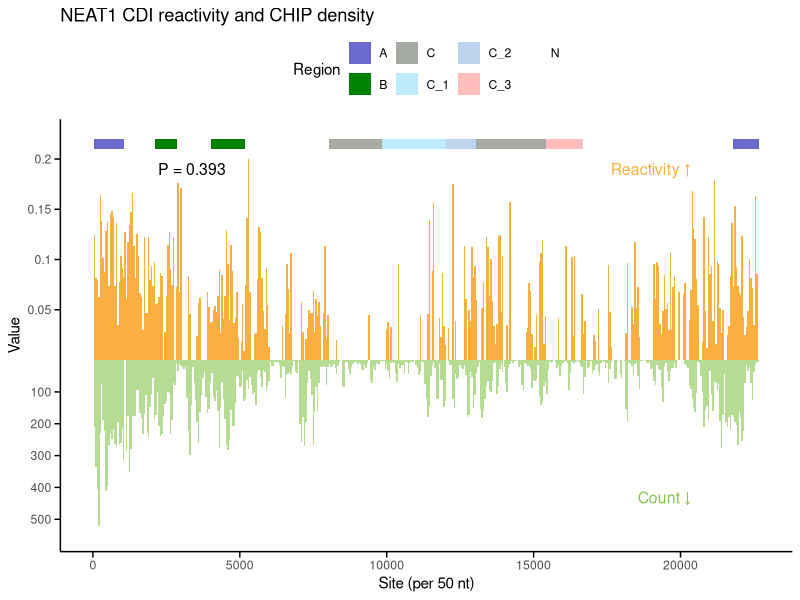
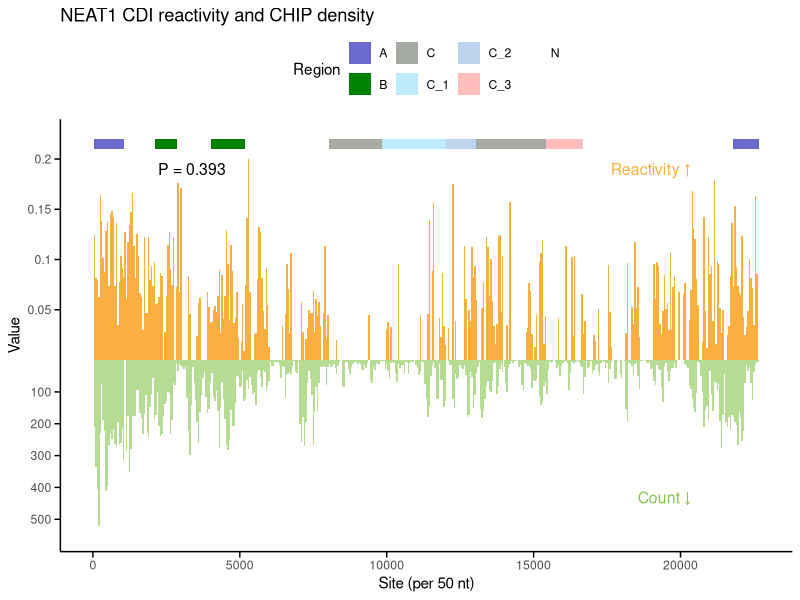

Here is the R script that generated these plots, in order:
library(dplyr)
library(ggplot2)

# 读取数据
df_transcript_CDI_group_withCHIP <- read.table(
  "NEAT1_50bp_windows_reactivity_with_chip_density.txt",
  sep = "\t", header = TRUE
)

# 计算相关系数
correlation <- cor(
  df_transcript_CDI_group_withCHIP$reactivity_average,
  df_transcript_CDI_group_withCHIP$CLIP_count,
  use = "complete.obs"
)

# 计算REGION连续区间
region_df <- df_transcript_CDI_group_withCHIP %>%
  mutate(region_id = cumsum(REGION != lag(REGION, default = REGION[1]))) %>%
  group_by(region_id, REGION) %>%
  summarise(xmin = min(number), xmax = max(number), .groups = "drop")

# 设置缩放因子与y轴范围
target_max_count <- 600
target_max_reactivity <- 0.2
scale_factor <- target_max_reactivity / target_max_count * 0.95
y_upper <- 0.22
y_lower_abs <- target_max_count * scale_factor * 0.9
y_lower <- -y_lower_abs

# 定义y轴刻度与标签
reactivity_breaks <- c(0.05, 0.1, 0.15, 0.2)
count_values <- c(100, 200, 300, 400, 500)
count_breaks <- -count_values * scale_factor
all_breaks <- c(count_breaks, reactivity_breaks)
all_labels <- c(paste0(count_values), as.character(reactivity_breaks))

# REGION颜色映射
region_colors <- c(
  "A" = "#6b6bcf", "B" = "#008000", "C" = "#a5aaa3",
  "C_1" = "#bdebfb", "C_2" = "#bed4ed", "C_3" = "#ffbdbd",
  "N" = "#FFFFFF"
)

# 绘图
p <- ggplot(df_transcript_CDI_group_withCHIP, aes(x = number)) +
  geom_col(aes(y = reactivity_average), fill = "#fbaf41", alpha = 1, width = 1) +
  geom_col(aes(y = -CLIP_count * scale_factor), fill = "#85c44d", alpha = 0.6, width = 1) +
  geom_rect(
    data = region_df,
    aes(xmin = xmin - 0.5, xmax = xmax + 0.5,
        ymin = 0.21, ymax = 0.22, fill = REGION),
    inherit.aes = FALSE
  ) +
  scale_fill_manual(values = region_colors, name = "Region") +
  scale_y_continuous(
    name = "Value",
    limits = c(y_lower, y_upper),
    breaks = all_breaks,
    labels = all_labels
  ) +
  scale_x_continuous(
    name = "Site (per 50 nt)",
    labels = function(x) x * 50
  ) +
  ggtitle("NEAT1 CDI reactivity and CHIP density") +
  theme_minimal() +
  theme(
    panel.grid.major = element_blank(),
    panel.grid.minor = element_blank(),
    panel.border = element_blank(),
    axis.line = element_line(colour = "black"),
    axis.ticks = element_line(colour = "black", linewidth = 0.5),
    axis.ticks.length = unit(0.15, "cm"),
    legend.position = "top"
  ) +
  annotate("text",
           x = max(df_transcript_CDI_group_withCHIP$number) * 0.2,
           y = 0.19,
           label = sprintf("P = %.3f", correlation),
           color = "black", size = 4, hjust = 1
  ) +
  annotate("text",
           x = max(df_transcript_CDI_group_withCHIP$number) * 0.9,
           y = 0.19,
           label = "Reactivity ↑", color = "#fbaf41", size = 4, hjust = 1
  ) +
  annotate("text",
           x = max(df_transcript_CDI_group_withCHIP$number) * 0.9,
           y = -y_lower_abs * 0.8,
           label = "Count ↓", color = "#85c44d", size = 4, hjust = 1
  )

print(p)

ggsave("NEAT1_CDI_reactivity_and_CHIP_distribution_0922.svg",
       plot = p, width = 8, height = 5, units = "in", dpi = 300
)
